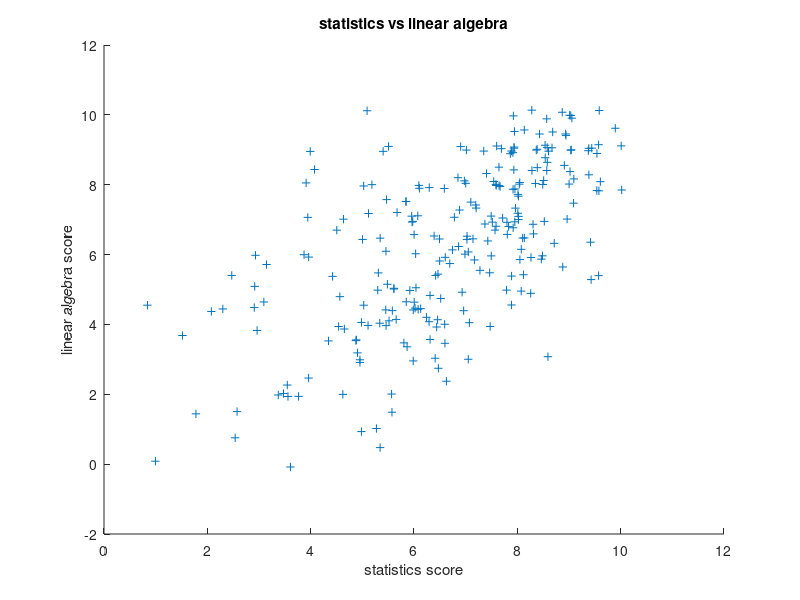
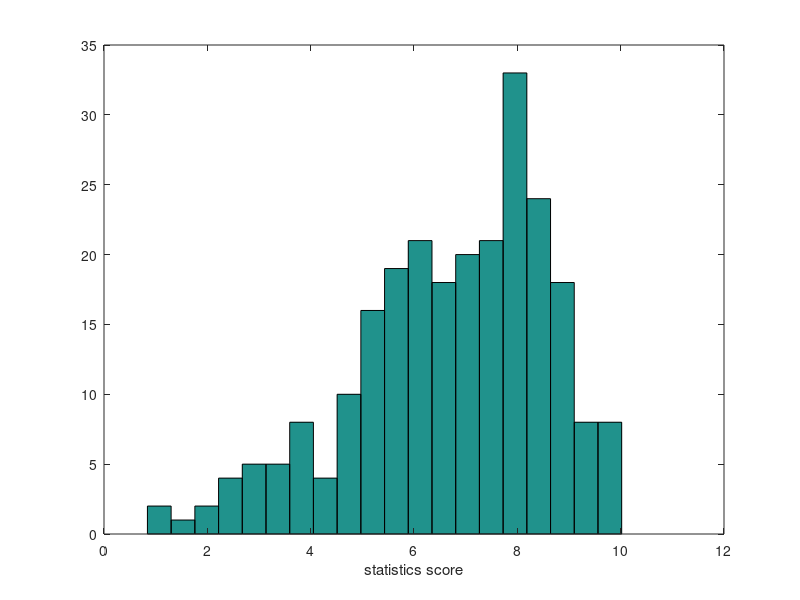
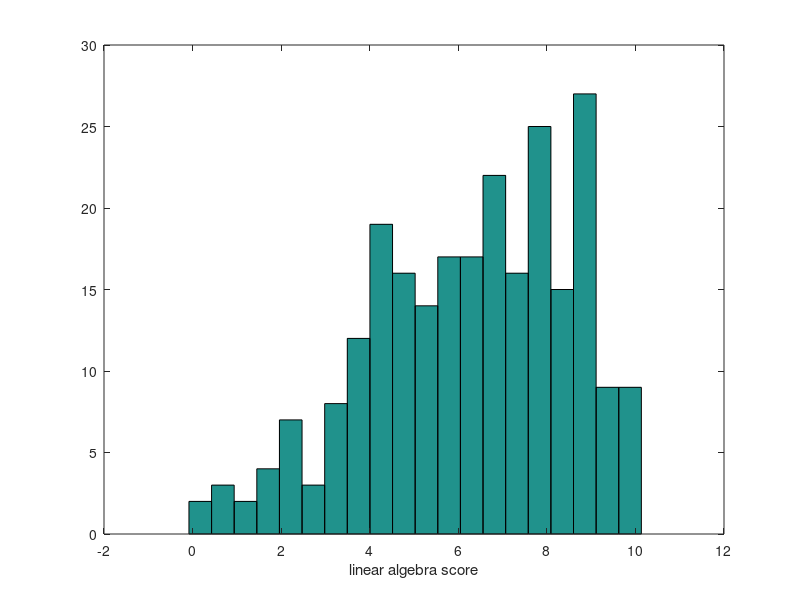

The MATLAB source for these figures, in order: (Note: this script raises an error after producing the figures.)
clear; close all; 

%===============================================================
% Data preparation
%  (Please copy and paste one section of the below.)
%===============================================================

X = load('background_scores.txt');
[m, ~] = size(X); 
randn('seed', 1); 
X = [mean(X(:,1:2), 2), X(:,3)] + 0.1*randn(m,2); 
B = X; 

figure;
scatter(X(:,1), X(:,2), '+'); title('statistics vs linear algebra'); 
xlabel('statistics score'); 
ylabel('linear algebra score'); 
saveas(gcf, 'stats_vs_linear', 'png'); 

input('press any key to continue ...\n'); 

figure; hist(B(:,1), 20); xlabel('statistics score'); 
saveas(gcf, 'stats_only', 'png'); 
figure; hist(B(:,2), 20); xlabel('linear algebra score'); 
saveas(gcf, 'linear_only', 'png'); 

input('press any key to continue ...\n'); 

%===============================================================
% Histogram for 2D data
%===============================================================

% Adjustable parameters:
bincount = 10;

mindata = min(B, [], 1);
maxdata = max(B, [], 1);
minlevel = floor(mindata);
maxlevel = ceil(maxdata);
leveldiff = (maxlevel - minlevel)/bincount;

bin = ceil(bsxfun(@rdivide, bsxfun(@minus, B, minlevel), leveldiff)); 
addpath('tensor_toolbox_2.6'); 
tmp = sptensor([bin, ones(m,1)], ones(m, 1), [bincount, bincount, m]); 
myhist3 = (bincount^2/prod(maxlevel - minlevel)) * sum(double(tmp), 3) ./ m; 

%% avoid for loops in matlab; 
% myhist3 = zeros(bincount,bincount,1);
% for i=1:size(B,1)
% 	bin = (B(i,:) - minlevel) ./ leveldiff;
% 	bin = ceil(bin);
% 	myhist3(bin(1),bin(2)) = myhist3(bin(1),bin(2)) + 1;
% end

figure; 
bar3(myhist3);
set(gca,'XTick',1:(bincount/10):bincount);
set(gca,'XTickLabel',minlevel(1):leveldiff(1)*(bincount/10):maxlevel(1));
set(gca,'YTick',1:(bincount/10):bincount);
set(gca,'YTickLabel',minlevel(2):leveldiff(2)*(bincount/10):maxlevel(2));
axis tight; 
xlabel('statistics score'); 
ylabel('linear algebra score'); 
saveas(gcf, 'histogram', 'png'); 

input('press any key to continue ...\n'); 

%===============================================================
% Kernel density estimation
%===============================================================

bincount = 100;
leveldiff = (maxlevel - minlevel)/bincount;

% Adjustable parameters:
kernelwidth = 0.60;

[gridx, gridy] = meshgrid( ...
    mindata(1) + leveldiff(1)*(1:bincount), ...
    mindata(2) + leveldiff(2)*(1:bincount) ...
    ); 

norm2B = sum(B.^2, 2); 
norm2grid = gridx(:).^2 + gridy(:).^2; 
dist2mat = bsxfun(@plus, norm2B, norm2grid') - 2 * B * [gridx(:), gridy(:)]'; 
kernelmatrix = exp(-dist2mat ./ (2 * kernelwidth^2)) ./ (kernelwidth^2 * (2*pi)); 

mykde2 = mean(kernelmatrix, 1); 

figure; 
% bar3(reshape(mykde2, [bincount, bincount]));
surf(reshape(mykde2, [bincount, bincount]));
set(gca,'XTick',1:(bincount/10):bincount);
set(gca,'XTickLabel',minlevel(1):leveldiff(1)*(bincount/10):maxlevel(1));
set(gca,'YTick',1:(bincount/10):bincount);
set(gca,'YTickLabel',minlevel(2):leveldiff(2)*(bincount/10):maxlevel(2));
xlabel('statistics score'); 
ylabel('linear algebra score'); 
title('kernel density estimator'); 
saveas(gcf, 'kde', 'png'); 

input('press any key to continue ...\n'); 

saveas(gcf, 'kde', 'png'); 

% overlay contour plot with density. 
figure; 
scatter(B(:,1), B(:,2), '+'); title('statistics vs linear algebra'); 
hold on; 
[c, h] = contour(gridx, gridy, reshape(mykde2, [bincount, bincount]));
xlabel('statistics score'); 
ylabel('linear algebra score'); 
saveas(gcf, 'overlay', 'png'); 

input('press any key to continue ...\n'); 

% fit with Gaussian cdf
mu = mean(B, 1); 
sigma = cov(B); 
tmppdf = mvnpdf([gridx(:),gridy(:)], mu, sigma);
figure; 
scatter(B(:,1), B(:,2), '+'); title('statistics vs linear algebra (Gaussian)'); 
hold on; 
[c, h] = contour(gridx, gridy, reshape(tmppdf, [bincount, bincount]));
xlabel('statistics score'); 
ylabel('linear algebra score'); 
saveas(gcf, 'gaussian_overlay', 'png'); 

figure; 
% bar3(reshape(mykde2, [bincount, bincount]));
surf(reshape(tmppdf, [bincount, bincount]));
set(gca,'XTick',1:(bincount/10):bincount);
set(gca,'XTickLabel',minlevel(1):leveldiff(1)*(bincount/10):maxlevel(1));
set(gca,'YTick',1:(bincount/10):bincount);
set(gca,'YTickLabel',minlevel(2):leveldiff(2)*(bincount/10):maxlevel(2));
xlabel('statistics score'); 
ylabel('linear algebra score'); 
title('Gaussian density'); 
saveas(gcf, 'Gaussian', 'png'); 
